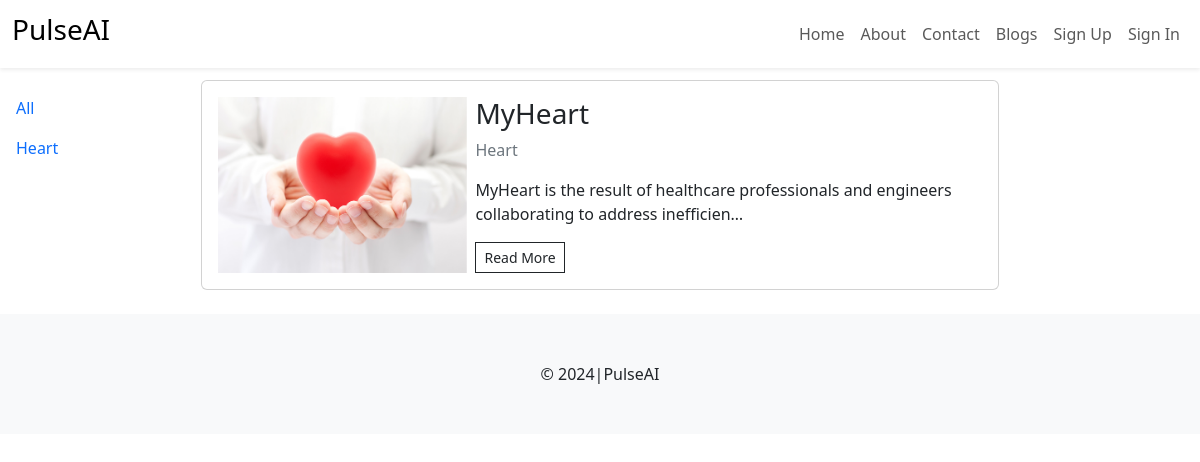
The page /blog/ on the database as committed earlier.
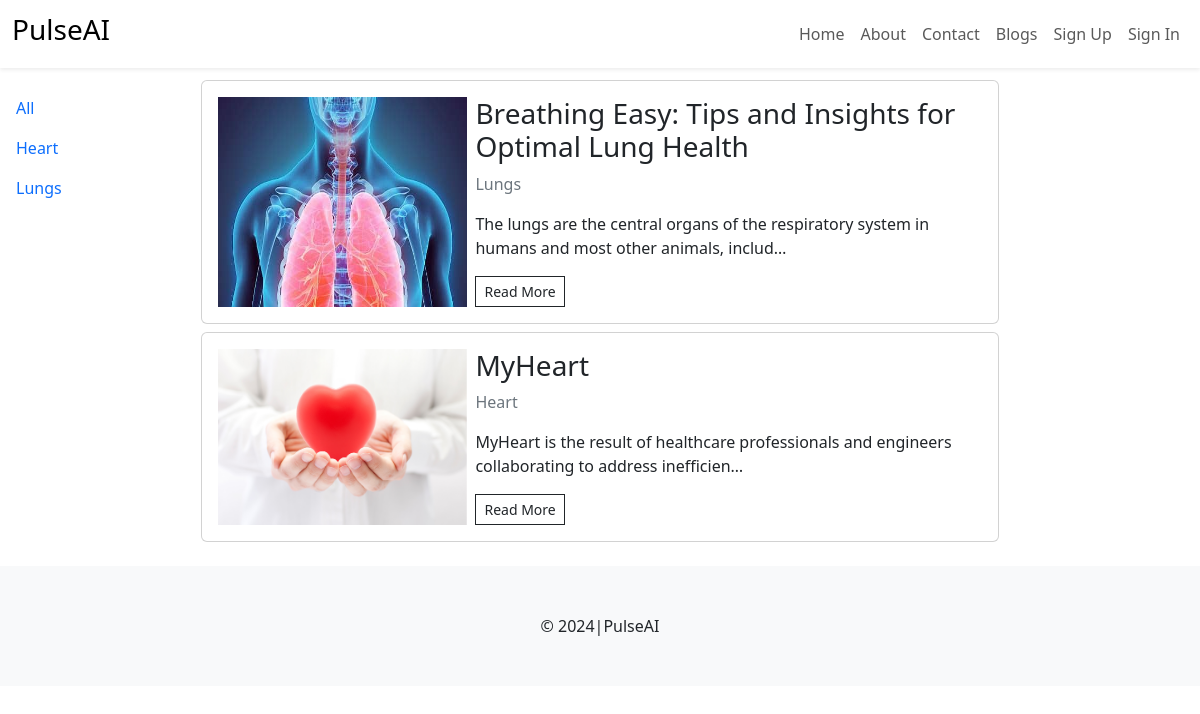
The same page on the database as committed later.
### blog/models.py (models this page shows, shortened)
class BlogCategory(models.Model):
      category = models.CharField(max_length=255)
      class Meta:
            verbose_name_plural = "Blog Categories"
      def __str__(self):
            return self.category

class Blog(models.Model):
      category = models.ForeignKey(BlogCategory, on_delete=models.DO_NOTHING)
      title = models.CharField(max_length=500)
      content = models.TextField()
      primary_photo = models.ImageField(upload_to="blog_images")
      yt_video_id = models.CharField(max_length=255, blank=True)
      publish = models.BooleanField(default=True)
      created_at = models.DateTimeField(auto_now_add=True)
      update_at = models.DateTimeField(auto_now=True)

### blog/views.py (the view)
# urls.py: path("blog/", views.all_blogs, name="blogs"),
def all_blogs(request, cid=0):
      blogs = Blog.objects.all()
      blogs = Blog.objects.filter(publish=True).order_by('-update_at')
      if cid == 0:
            blogs = Blog.objects.filter(publish=True).order_by('-update_at')
      else:
            blogs = Blog.objects.filter(publish=True, category=cid).order_by('-update_at')
      categories = BlogCategory.objects.all().order_by('category')
      context = {
            'blogs': blogs,
            'categories' : categories
      }
      return render(request, 'blog/blog.html', context)

### templates/blog/blog.html (shortened to what this page needs)
{% extends "layout.html" %}
{% load static %}
{% block content %}
      <div class="row g-2">
            <div class="col-md-2">
                  <div class="sidebar-wrapper d-flex justify-content-between">
                  <div class="sidebar-menu p-3 d-none d-md-block" id="sidebar-menu">
                        <ul class="list-unstyled">
                              <li class="py-2">
                              <a href="{% url 'blogs' %}" class="text-decoration-none">All</a>
                              </li>
                        {% for c in categories %}
                        <li class="py-2">
                              <a href="{% url 'blog_cat' c.id %}"class="text-decoration-none">{{c}}</a>
                        </li>
                        {% endfor %}
                        </ul>
                  </div>
            </div>
            </div>
            <div class="col-md-8">
            {% for blog in blogs %}
                  <div class="card my-2">
                        <div class="card-body">
                              <div class="row g-2">
                              <div class="col-md-4">
                                    <img src="{{blog.primary_photo.url}}" class="img-fluid h-100">
                              </div>
                              <div class="col-md-8">
                                    <h3>{{blog.title}}</h3>
                                    <p class="text-secondary">{{blog.category}}</p>
                                    <p>{{blog.content|safe|truncatechars_html:"100"}}</p>
                                    <a href="{% url 'blog' blog.id %}" class="btn btn-sm btn-outline-dark rounded-0">Read More</a>
                              </div>
                        </div>
                  </div>
            </div>
            {% endfor %}
      </div>
</div>
{% endblock %}

### templates/layout.html (shortened to what this page needs)
{% load static %}
<!DOCTYPE html>
<html lang="en">
  <head>
    <link rel="stylesheet" href="{% static 'css/bootstrap.min.css' %}" />
    <link rel="stylesheet" href="{% static 'css/style.css' %}" />
  </head>
  <body>
    <nav class="navbar navbar-expand-lg mb-1 shadow-sm">
      <div class="container-fluid">
        <a class="navbar-brand" href="#">
          <h3>PulseAI</h3>
        </a>
        <div class="collapse navbar-collapse" id="navbarSupportedContent">
          <ul class="navbar-nav ms-auto">
            <li class="nav-item">
              <a class="nav-link" href="{% url 'home' %}">Home</a>
            </li>
            <li class="nav-item">
              <a class="nav-link" href="{% url 'about' %}">About</a>
            </li>
            <li class="nav-item">
              <a class="nav-link" href="{% url 'contact' %}">Contact</a>
            </li>
            <li class="nav-item">
                <a class="nav-link" href="{% url 'blogs' %}">Blogs</a>
            </li>
            {% if user.is_authenticated %}
              <li class="nav-item dropdown">
                <a class="nav-link dropdown-toggle" href="#" role="button" data-bs-toggle="dropdown" aria-expanded="false">
                  Welcome, {{user.username}}
                </a>
                <ul class="dropdown-menu">
                  <li><a class="dropdown-item" href="{% url 'take_a_test' %}">Take a test</a></li>
                  <li><a class="dropdown-item" href="#">Profie</a></li>
                  <li><hr class="dropdown-divider"></li>
                  <li><a class="dropdown-item" href="{% url 'signout' %}">Logout</a></li>
                </ul>
              </li>
              {% else %}
                <li class="nav-item">
                  <a class="nav-link" href="{% url 'signup' %}">Sign Up</a>
                </li>
                <li class="nav-item">
                  <a class="nav-link" href="{% url 'signin' %}">Sign In</a>
                </li>
              {% endif %}
          </ul>
        </div>
      </div>
    </nav>
    {% block content %} {% endblock %}
    <footer class="bg-light py-5 text-center mt-3">&copy; 2024|PulseAI</footer>
  </body>
</html>

Rows that differ between the two databases and show on the page:
added BlogCategory: category "Lungs"
added Blog: primary_photo (picture), title "Breathing Easy: Tips and Insights for Optimal Lung Health", category "Lungs", content "The lungs are the central organs of the respiratory system in humans and most other animals, includ…"
